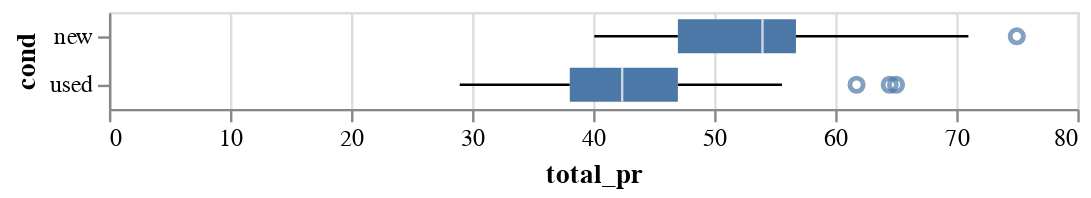

Write notebook code for a chart like this one.
### Markdown cell above
## Analysis

### Code cell
alt.Chart(df_orig).mark_boxplot().encode(
    x='total_pr',
    y='cond'
)

### Figure 1 — Vega-Lite specification as saved in the notebook (floating-point values rounded to 4 significant figures; data arrays with more than 128 entries replaced by an {"elided": "..."} marker saying what was removed)
{"config": {"view": {"continuousWidth": 400, "continuousHeight": 300}}, "data": {"name": "data-456bdac2f106bf75f00d4df083675f96"}, "mark": "boxplot", "encoding": {"x": {"field": "total_pr", "type": "quantitative"}, "y": {"field": "cond", "type": "nominal"}}, "$schema": "https://vega.github.io/schema/vega-lite/v4.17.0.json", "datasets": {"data-456bdac2f106bf75f00d4df083675f96": {"elided": "141 records"}}}
